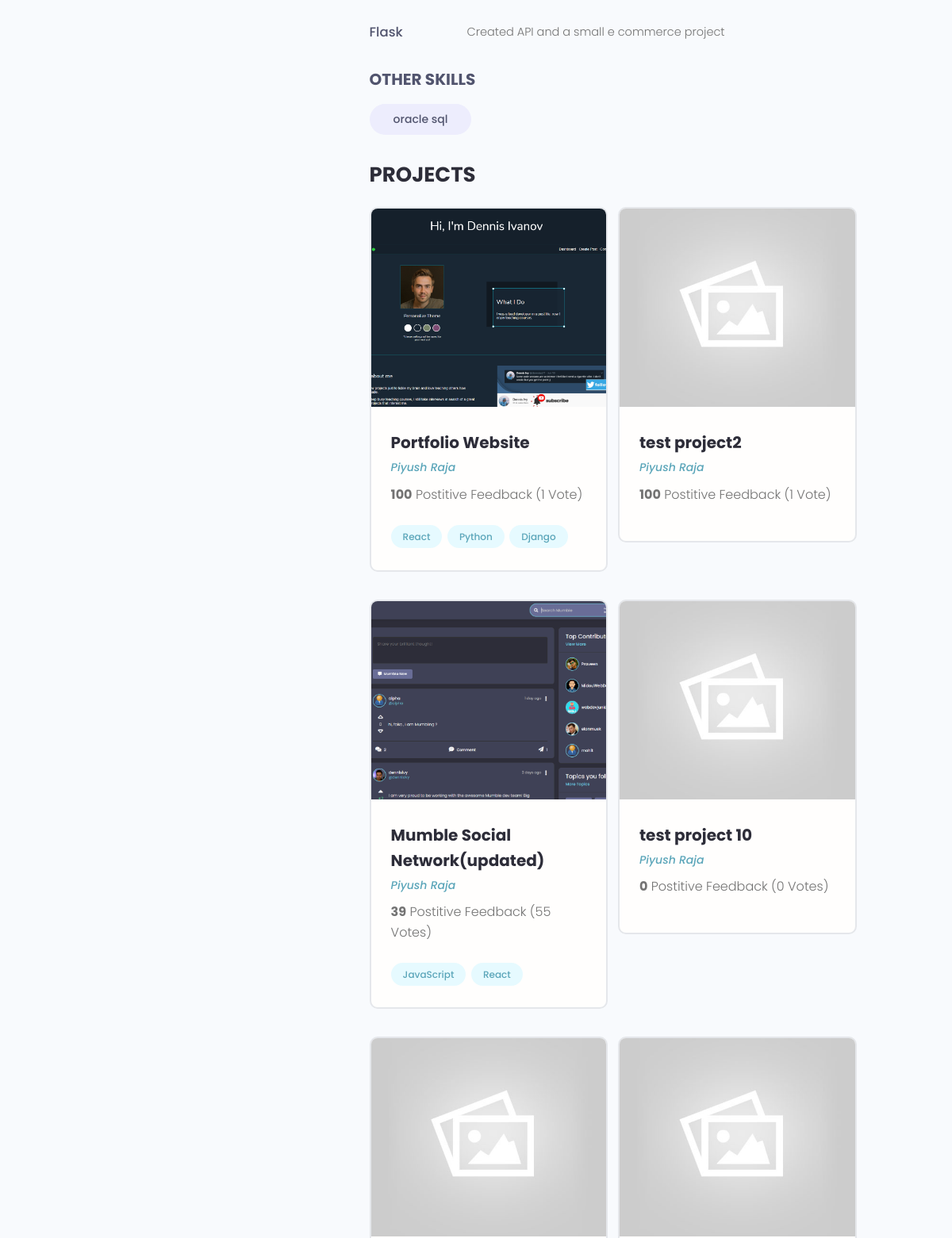
The page /profile/b94c978f-5e45-411d-be1d-273ed6c93a45 (middle part) on the database as committed earlier.
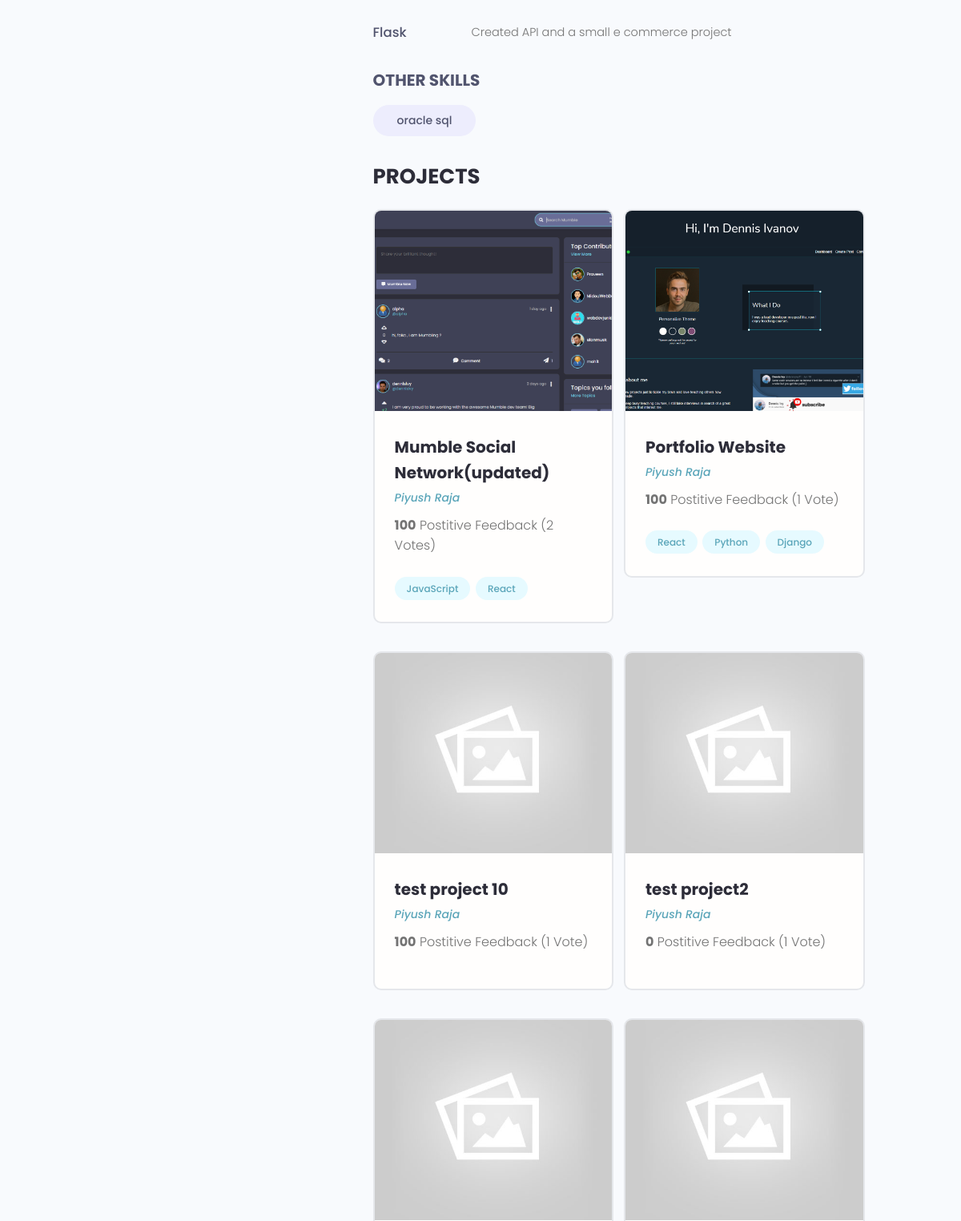
The same page on the database as committed later.
### users/models.py (models this page shows, shortened)
class Skill(models.Model) :
    owner = models.ForeignKey(Profile,on_delete=models.CASCADE, null= True,blank=True)
    name=models.CharField(max_length=300,null=True,blank=True)
    description=models.TextField(null=True,blank=True)
    created=models.DateTimeField(auto_now_add=True)
    id=models.UUIDField(default=uuid.uuid4,unique=True,primary_key=True,editable=False)
    def __str__(self):
        return str(self.name)

class Profile(models.Model) :
    user = models.OneToOneField(User, on_delete=models.CASCADE,null=True,blank=True)
    name=models.CharField(max_length=200,blank=True,null=True)
    email=models.EmailField(max_length=500, blank=True,null=True)
    username=models.CharField(max_length=200,blank=True,null=True)
    location=models.CharField(max_length=200,blank=True,null=True)
    short_intro=models.CharField(max_length=200,blank=True,null=True)
    bio = models.TextField(blank=True,null=True )
    profile_image=models.ImageField(null=True,blank=True,upload_to='profiles/',default="profiles/user-default.png")
    social_github=models.CharField(max_length=200,blank=True,null=True)
    social_twitter=models.CharField(max_length=200,blank=True,null=True)
    social_linkedin=models.CharField(max_length=200,blank=True,null=True)
    social_youtube=models.CharField(max_length=200,blank=True,null=True)
    social_website=models.CharField(max_length=200,blank=True,null=True)
    created=models.DateTimeField(auto_now_add=True)
    id=models.UUIDField(default=uuid.uuid4,unique=True,primary_key=True,editable=False)
    class Meta :
        ordering = ['created']
    @property
    def imageURL(self) :
        try :
            url = self.profile_image.url
        except :
            url=''
        return url

### projects/models.py (models this page shows, shortened)
class Project(models.Model) :
    owner=models.ForeignKey(Profile, null=True,blank=True, on_delete=models.CASCADE)
    title= models.CharField(max_length=200)
    description=models.TextField(null=True, blank=True)
    featured_image=models.ImageField(null=True, blank=True,default="default.jpg")
    demo_link = models.CharField(max_length=2000, null=True,blank=True)
    source_link = models.CharField(max_length=2000,null=True,blank=True)
    tags=models.ManyToManyField('Tag', blank=True)
    vote_total=models.IntegerField(default=0,null=True,blank=True)
    vote_ratio=models.IntegerField(default=0,null=True,blank=True)
    created=models.DateTimeField(auto_now_add=True)
    id=models.UUIDField(default=uuid.uuid4,unique=True, primary_key=True,editable=False)
    class Meta :
        ordering = ['-vote_ratio','-vote_total','title'] # will give oldest first
    @property
    def imageURL(self) :
        try :
            url = self.featured_image.url
        except :
            url=''
        return url

class Tag(models.Model) :
    name=models.CharField(max_length=300)
    created=models.DateTimeField(auto_now_add=True)
    id=models.UUIDField(default=uuid.uuid4,unique=True, primary_key=True,editable=False)
    def __str__(self):
        return self.name

### users/views.py (the view)
# urls.py: path('profile/<str:pk>', views.userProfile,name="user-profile"),
def userProfile(request,pk) :
    profile=Profile.objects.get(id=pk)
    topskills = profile.skill_set.exclude(description__exact="") #accessing the child model skill and filter all skills that is not empty
    otherskills=profile.skill_set.filter(description="")
    context={'profile':profile,'topskills':topskills,'otherskills':otherskills}
    return render(request,'users/user-profile.html',context)

### users/templates/users/user-profile.html (shortened to what this page needs)
{% extends 'main.html' %}
{% block content %}
  <main class="profile my-md">
    <div class="container">
      <div class="layout">
        <div class="column column--1of3">
        </div>
        <div class="column column--2of3">
          <div class="devInfo">
            <div class="devInfo__skills">
                {% for skill in topskills %}
              <div class="devSkill">
                <h4 class="devSkill__title">{{skill.name}}</h4>
                <p class="devSkill__info">{{skill.description}}
                </p>
              </div>
              {% endfor %}
              <h3 class="devInfo__subtitle">Other Skills</h3>
              <div class="devInfo__otherSkills">
                {% for skill in otherskills %}
                <span class="tag tag--pill tag--sub tag--lg">
                  <small>{{skill}}</small>
                </span>
                {% endfor %}
              </div>
            </div>
          </div>
          <div class="devInfo">
            <h3 class="devInfo__title">Projects</h3>
            <div class="grid grid--two">
            {% for project in profile.project_set.all %}
              <div class="column">
                <div class="card project">
                  <a href="{%url 'project' project.id %}" class="project">
                    <img class="project__thumbnail" src="{{project.imageURL}}" alt="project thumbnail" />
                    <div class="card__body">
                      <h3 class="project__title">{{project.title}}</h3>
                      <p><a class="project__author" href="#">{{project.owner.name}}</a></p>
                      <p class="project--rating">
                        <span style="font-weight: bold;">{{project.vote_ratio}}</span> Postitive
                        Feedback ({{project.vote_total}} Vote{{project.vote_total|pluralize:"s"}})
                      </p>
                      <div class="project__tags">
                        {% for tag in project.tags.all %}
                        <span class="tag tag--pill tag--main">
                          <small>{{tag}}</small>
                        </span>
                        {% endfor %}
                      </div>
                    </div>
                  </a>
                </div>
              </div>
              {% endfor %}
            </div>
          </div>
        </div>
      </div>
    </div>
  </main>
{% endblock %}

Rows that differ between the two databases and show on the page:
changed Project "Mumble Social Network(updated)": vote_ratio "39" → "100"; vote_total "55" → "2"; moves up the list
changed Project "test project 10": vote_ratio "0" → "100"; vote_total "0" → "1"; moves up the list
changed Project "test project2": vote_ratio "100" → "0"
